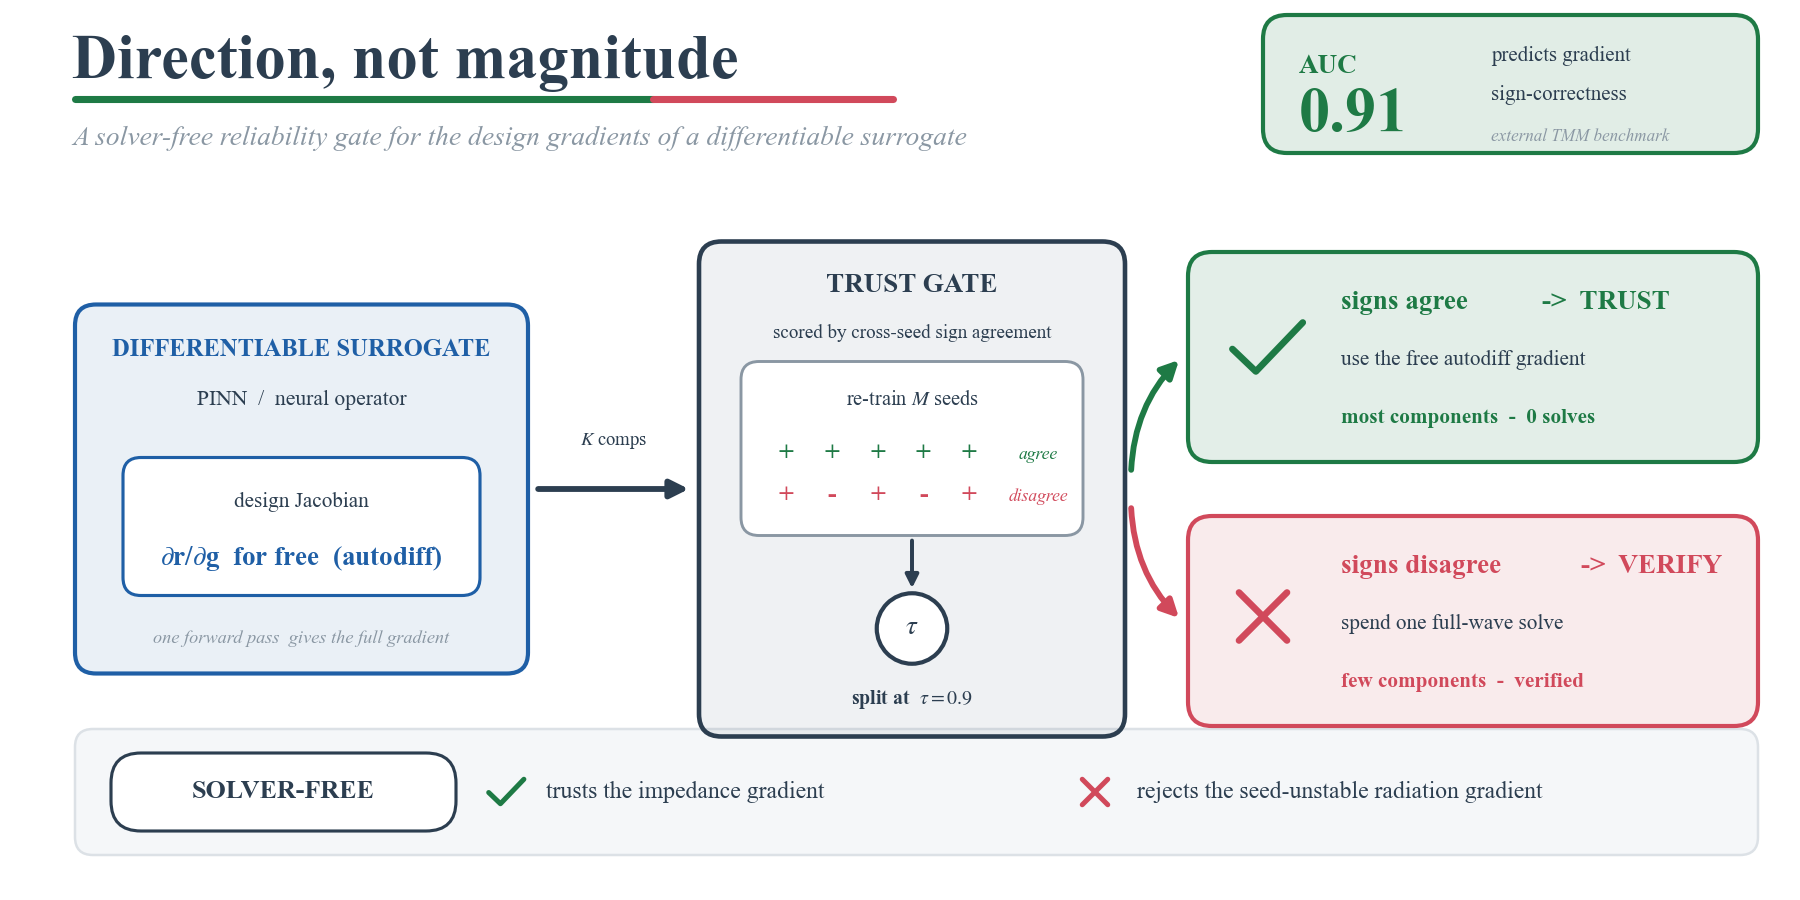

Write the Python code that produced this figure.
# -*- coding: utf-8 -*-
# Elsevier graphical abstract for Paper 2 -- variant C: "SOLVER-FREE TRUST GATE".
# A clean modern ML-infographic pipeline (rounded nodes, soft tints, arrowheaded connectors):
#
#   [ differentiable surrogate ]      [ cross-seed sign-agreement GATE ]        [ two outcomes ]
#     PINN / neural operator    -->     re-train M seeds; do per-component   -->   signs AGREE  -> free autodiff grad (0 solves)
#     emits design Jacobian             gradient SIGNS agree?  split @ tau=0.9     signs DISAGREE-> one full-wave solve
#     dr/dg  for FREE (autodiff)
#
# CORE MESSAGE ("Direction, not magnitude"): which design gradients to TRUST is set by
# cross-seed SIGN AGREEMENT, not by gradient MAGNITUDE. Solver-free where seeds agree;
# spend ONE full-wave solve only where they disagree.
#
# HONEST NUMBERS ONLY (no fabrication):
#   hero  = AUC 0.91 predicting per-component gradient SIGN-correctness on an EXTERNAL
#           transfer-matrix (thin-film TMM) benchmark  [0.906, 95% CI [0.833,0.965],
#           880 pooled comps, 852 correct / 28 wrong  -- see AUC_CONFIDENCE_INTERVALS.md].
#   tag   = "solver-free".
#   line  = "trusts the impedance gradient, rejects the seed-unstable radiation gradient"
#           (reliability.npz: impedance/responsive comps sign-agreement = 1.0 -> trusted;
#            radiation comps sign-agreement 0.5-0.7 < tau=0.9 -> flagged. Verified.)
# We deliberately do NOT headline "63% fewer solves" (scoped to a controlled spectrum).
#
# Self-contained: needs only matplotlib (no .npz read at runtime; numbers are quoted constants
# whose provenance is documented above). Saves PDF + PNG next to this file.
import os
os.environ['KMP_DUPLICATE_LIB_OK'] = 'TRUE'
import matplotlib
matplotlib.use('Agg')
import matplotlib.pyplot as plt
import matplotlib.colors as mcolors
from matplotlib.patches import FancyBboxPatch, FancyArrowPatch, Circle

DIR = os.path.dirname(os.path.abspath(__file__))

# ---------------- palette (cohesive, refined) ----------------
INK = '#2c3e50'   # slate ink -- all text
GRN = '#1e7a45'   # trust  (signs agree)
RED = '#d1495b'   # verify (signs disagree) -- soft rose-red
BLU = '#1f5fa6'   # surrogate / neutral nodes
MUT = '#8a97a3'   # muted grey -- secondary marks / connectors
PANEL = '#f5f7f9'  # soft card fill
EDGE = '#dce1e6'  # soft card edge


def tint(c, a):
    """Soft node tint: colour c at alpha a (returns rgba tuple)."""
    r = list(mcolors.to_rgba(c)); r[3] = a; return tuple(r)


plt.rcParams.update({
    'font.family': 'serif', 'font.serif': ['Times New Roman'],
    'mathtext.fontset': 'stix', 'pdf.fonttype': 42, 'ps.fonttype': 42,
    'axes.linewidth': 0.0,
    'text.color': INK, 'axes.labelcolor': INK, 'xtick.color': INK, 'ytick.color': INK,
})

# Single full-bleed axes in a 12 x 6 (in) data box -> total control over the infographic.
fig = plt.figure(figsize=(12.0, 6.0), facecolor='white')
ax = fig.add_axes([0.0, 0.0, 1.0, 1.0]); ax.set_xlim(0, 12); ax.set_ylim(0, 6); ax.axis('off')


# ----------------------------------------------------------------------------- helpers
def rounded(x, y, w, h, fc, ec, lw=1.6, rad=0.10, z=2, ls='-'):
    # NOTE: never pass a patch-level alpha here -- it would clobber the alpha channel
    # carried by an rgba `fc` (the soft tints). Transparency lives in `fc` only.
    p = FancyBboxPatch((x, y), w, h,
                       boxstyle=f'round,pad=0.0,rounding_size={rad}',
                       facecolor=fc, edgecolor=ec, lw=lw, zorder=z, ls=ls)
    ax.add_patch(p); return p


def arrow(p0, p1, color=MUT, lw=2.4, z=5, rad=0.0, mut=16, shrinkA=2, shrinkB=2):
    a = FancyArrowPatch(p0, p1, connectionstyle=f'arc3,rad={rad}',
                        arrowstyle='-|>', mutation_scale=mut, lw=lw, color=color,
                        shrinkA=shrinkA, shrinkB=shrinkB, zorder=z,
                        joinstyle='round', capstyle='round')
    ax.add_patch(a); return a


def draw_check(cx, cy, s, color, lw=2.6, z=14):
    """Hand-drawn check mark (robust; no glyph-tofu risk)."""
    ax.plot([cx - 0.60 * s, cx - 0.14 * s, cx + 0.78 * s],
            [cy - 0.02 * s, cy - 0.46 * s, cy + 0.50 * s],
            color=color, lw=lw, solid_capstyle='round', solid_joinstyle='round',
            zorder=z, clip_on=False)


def draw_cross(cx, cy, s, color, lw=2.6, z=14):
    """Hand-drawn x mark (robust)."""
    ax.plot([cx - 0.50 * s, cx + 0.50 * s], [cy - 0.50 * s, cy + 0.50 * s],
            color=color, lw=lw, solid_capstyle='round', zorder=z, clip_on=False)
    ax.plot([cx - 0.50 * s, cx + 0.50 * s], [cy + 0.50 * s, cy - 0.50 * s],
            color=color, lw=lw, solid_capstyle='round', zorder=z, clip_on=False)


# ============================================================ TITLE BLOCK
fig.text(0.040, 0.930, 'Direction, not magnitude',
         ha='left', va='center', fontsize=30, fontweight='bold', color=INK)
# accent rule under the title (trust-green -> verify-red): a subtle "two streams" cue
ax.plot([0.50, 4.35], [5.34, 5.34], color=GRN, lw=3.4, solid_capstyle='round', zorder=3)
ax.plot([4.35, 5.95], [5.34, 5.34], color=RED, lw=3.4, solid_capstyle='round', zorder=3)
fig.text(0.040, 0.846,
         'A solver-free reliability gate for the design gradients of a differentiable surrogate',
         ha='left', va='center', fontsize=13.2, color=MUT, style='italic')

# Hero badge (top-right) -- the payoff an editor sees first.
bx, by, bw, bh = 8.42, 4.98, 3.30, 0.92
rounded(bx, by, bw, bh, tint(GRN, 0.13), GRN, lw=2.0, rad=0.16, z=4)
fig.text((bx + 0.24) / 12, (by + bh * 0.62) / 6, 'AUC',
         ha='left', va='center', fontsize=13, color=GRN, fontweight='bold')
fig.text((bx + 0.24) / 12, (by + bh * 0.26) / 6, '0.91',
         ha='left', va='center', fontsize=30, color=GRN, fontweight='bold')
fig.text((bx + 1.52) / 12, (by + bh * 0.70) / 6, 'predicts gradient',
         ha='left', va='center', fontsize=10.0, color=INK)
fig.text((bx + 1.52) / 12, (by + bh * 0.42) / 6, 'sign-correctness',
         ha='left', va='center', fontsize=10.0, color=INK)
fig.text((bx + 1.52) / 12, (by + bh * 0.12) / 6, 'external TMM benchmark',
         ha='left', va='center', fontsize=8.2, color=MUT, style='italic')

# pipeline lane centre-line
yc = 2.74

# ============================================================ LEFT: differentiable surrogate
lx, lw_ = 0.50, 3.02
lh = 2.46; ly = yc - lh / 2
rounded(lx, ly, lw_, lh, tint(BLU, 0.09), BLU, lw=2.0, rad=0.14, z=2)
ax.text(lx + lw_ / 2, ly + lh - 0.30, 'DIFFERENTIABLE SURROGATE',
        ha='center', va='center', fontsize=11.8, color=BLU, fontweight='bold')
ax.text(lx + lw_ / 2, ly + lh - 0.64, 'PINN  /  neural operator',
        ha='center', va='center', fontsize=10.4, color=INK)

# autodiff Jacobian chip
jx, jw = lx + 0.32, lw_ - 0.64
jh = 0.92; jy = ly + 0.52
rounded(jx, jy, jw, jh, 'white', BLU, lw=1.5, rad=0.12, z=3)
ax.text(jx + jw / 2, jy + jh * 0.68, 'design Jacobian',
        ha='center', va='center', fontsize=10.2, color=INK)
ax.text(jx + jw / 2, jy + jh * 0.27,
        r'$\partial \mathbf{r}/\partial \mathbf{g}$  for free  (autodiff)',
        ha='center', va='center', fontsize=13, color=BLU, fontweight='bold')
ax.text(lx + lw_ / 2, ly + 0.235, 'one forward pass  gives the full gradient',
        ha='center', va='center', fontsize=8.8, color=MUT, style='italic')

# ============================================================ CENTER: the GATE
gx, gw = 4.66, 2.84
gh = 3.30; gy = yc - gh / 2

# connector LEFT -> GATE (label centred in the gap, clear of both boxes)
arrow((lx + lw_ + 0.04, yc), (gx - 0.04, yc), color=INK, lw=2.8, mut=18)
ax.text((lx + lw_ + gx) / 2, yc + 0.32, r'$K$ comps', ha='center', va='center',
        fontsize=9.0, color=INK)
rounded(gx, gy, gw, gh, tint(MUT, 0.13), INK, lw=2.2, rad=0.15, z=2)
ax.text(gx + gw / 2, gy + gh - 0.30, 'TRUST GATE',
        ha='center', va='center', fontsize=13, color=INK, fontweight='bold')
ax.text(gx + gw / 2, gy + gh - 0.61, 'scored by cross-seed sign agreement',
        ha='center', va='center', fontsize=9.2, color=INK)

# mechanism box: re-train M seeds, read per-component gradient SIGNS
sx, sw = gx + 0.28, gw - 0.56
sh = 1.16; sy = gy + gh - 1.96
rounded(sx, sy, sw, sh, 'white', MUT, lw=1.4, rad=0.12, z=3)
ax.text(sx + sw / 2, sy + sh - 0.26, r're-train $M$ seeds', ha='center', va='center',
        fontsize=9.8, color=INK)
# two compact "sign" rows: + + + + + (agree, green) and + - + - + (disagree, red)
row_y1 = sy + sh - 0.62
row_y2 = sy + 0.26
gxc = sx + 0.30
for j, sgn in enumerate(['+', '+', '+', '+', '+']):
    ax.text(gxc + j * 0.305, row_y1, sgn, ha='center', va='center',
            fontsize=12.5, color=GRN, fontweight='bold')
ax.text(sx + sw - 0.30, row_y1, 'agree', ha='center', va='center',
        fontsize=8.4, color=GRN, style='italic')
for j, sgn in enumerate(['+', '-', '+', '-', '+']):
    ax.text(gxc + j * 0.305, row_y2, sgn, ha='center', va='center',
            fontsize=12.5, color=RED, fontweight='bold')
ax.text(sx + sw - 0.30, row_y2, 'disagree', ha='center', va='center',
        fontsize=8.4, color=RED, style='italic')

# SPLIT switch at tau=0.9 (two-way branch node)
nx, ny = gx + gw / 2, gy + 0.72
ax.add_patch(Circle((nx, ny), 0.235, facecolor='white', edgecolor=INK, lw=2.0, zorder=6))
ax.text(nx, ny, r'$\tau$', ha='center', va='center', fontsize=13, color=INK,
        fontweight='bold', zorder=7)
ax.text(nx, gy + 0.245, r'split at  $\tau = 0.9$', ha='center', va='center',
        fontsize=9.6, color=INK, fontweight='bold')
# internal connector: mechanism box -> split node
arrow((nx, sy - 0.02), (nx, ny + 0.255), color=INK, lw=1.9, mut=13, shrinkA=1, shrinkB=1)

# ============================================================ RIGHT: two outcomes
rx = 7.92
ow = 3.80
# --- TRUST outcome (top) ---
th = 1.40; ty = yc + 0.18
rounded(rx, ty, ow, th, tint(GRN, 0.12), GRN, lw=2.0, rad=0.16, z=2)
draw_check(rx + 0.50, ty + th / 2 + 0.06, 0.34, GRN, lw=3.2)
ax.text(rx + 1.02, ty + th - 0.34, 'signs agree', ha='left', va='center',
        fontsize=13, color=GRN, fontweight='bold')
ax.text(rx + 2.36, ty + th - 0.34, '->  TRUST', ha='left', va='center',
        fontsize=13, color=GRN, fontweight='bold')
ax.text(rx + 1.02, ty + th - 0.72, 'use the free autodiff gradient', ha='left', va='center',
        fontsize=10.2, color=INK)
ax.text(rx + 1.02, ty + 0.29, 'most components  -  0 solves', ha='left', va='center',
        fontsize=10.2, color=GRN, fontweight='bold')

# --- VERIFY outcome (bottom) ---
vh = 1.40; vy = yc - 0.18 - vh
rounded(rx, vy, ow, vh, tint(RED, 0.11), RED, lw=2.0, rad=0.16, z=2)
draw_cross(rx + 0.50, vy + vh / 2 + 0.03, 0.32, RED, lw=3.2)
ax.text(rx + 1.02, vy + vh - 0.34, 'signs disagree', ha='left', va='center',
        fontsize=13, color=RED, fontweight='bold')
ax.text(rx + 2.62, vy + vh - 0.34, '->  VERIFY', ha='left', va='center',
        fontsize=13, color=RED, fontweight='bold')
ax.text(rx + 1.02, vy + vh - 0.72, 'spend one full-wave solve', ha='left', va='center',
        fontsize=10.2, color=INK)
ax.text(rx + 1.02, vy + 0.29, 'few components  -  verified', ha='left', va='center',
        fontsize=10.2, color=RED, fontweight='bold')

# branch connectors GATE -> two outcomes (the two-way switch)
arrow((gx + gw + 0.04, yc + 0.10), (rx - 0.04, ty + th / 2),
      color=GRN, lw=2.8, rad=-0.20, mut=17)
arrow((gx + gw + 0.04, yc - 0.10), (rx - 0.04, vy + vh / 2),
      color=RED, lw=2.8, rad=0.20, mut=17)

# ============================================================ BOTTOM honest payoff strip
sy0 = 0.30
rounded(0.50, sy0, 11.22, 0.84, PANEL, EDGE, lw=1.2, rad=0.12, z=1)
# solver-free badge (left)
rounded(0.74, sy0 + 0.16, 2.30, 0.52, 'white', INK, lw=1.5, rad=0.20, z=2)
ax.text(0.74 + 1.15, sy0 + 0.42, 'SOLVER-FREE', ha='center', va='center',
        fontsize=12.5, color=INK, fontweight='bold')
# the honest, concrete verdict
draw_check(3.36, sy0 + 0.42, 0.17, GRN, lw=2.4)
ax.text(3.64, sy0 + 0.42, 'trusts the impedance gradient', ha='left', va='center',
        fontsize=11.4, color=INK)
draw_cross(7.30, sy0 + 0.42, 0.17, RED, lw=2.4)
ax.text(7.58, sy0 + 0.42, 'rejects the seed-unstable radiation gradient', ha='left', va='center',
        fontsize=11.4, color=INK)

# ---------------- save ----------------
out_pdf = os.path.join(DIR, 'fig_graphical_p2_C.pdf')
out_png = os.path.join(DIR, 'fig_graphical_p2_C.png')
fig.savefig(out_pdf)
fig.savefig(out_png, dpi=150)
plt.close(fig)
try:
    from PIL import Image
    w, h = Image.open(out_png).size
    print(f'fig_graphical_p2_C (solver-free trust gate): PNG {w}x{h} px -> {DIR}')
except Exception:
    print('fig_graphical_p2_C (solver-free trust gate): written')
